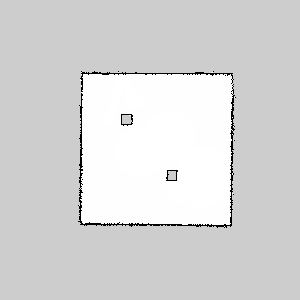
#> input picture map.png, 300 x 300 px
$ python convex.py
#> lines starting #> are read from the running program, lines starting #| are printed output that depends on the picture; after the words box and inside, x2 and y2 are one past the last pixel; in counts of white or black regions, pixels touching at a corner belong together
import cv2
import numpy as np
import random
src = cv2.imread("map.png")
#> src is the input picture: shape (300, 300, 3); min 0, max 255, mean 214.5

gray = cv2.cvtColor(src, cv2.COLOR_RGB2GRAY)

contours, hierarchy = cv2.findContours(
    gray, cv2.RETR_LIST, cv2.CHAIN_APPROX_NONE)
#> contours = 38 contours, 30 with area under 20; largest, box (x1, y1, x2, y2) and area: (0, 0, 300, 300) 89401, (77, 129, 235, 229) 800, (79, 70, 234, 93) 431, (78, 92, 84, 189) 266, (165, 169, 178, 182) 134, (230, 94, 236, 132) 112, (120, 113, 134, 127) 85, (168, 171, 176, 180) 55

contours = contours[:-1]
#> contours = 37 contours, 30 with area under 20; largest, box (x1, y1, x2, y2) and area: (77, 129, 235, 229) 800, (79, 70, 234, 93) 431, (78, 92, 84, 189) 266, (165, 169, 178, 182) 134, (230, 94, 236, 132) 112, (120, 113, 134, 127) 85, (168, 171, 176, 180) 55
print(len(contours))
#| 37

contour_list = []
for j in range(len(contours)):
    tmp = []
    cnt = 0
    center = (0, 0)
    for i in range(len(contours[j])):

        a = np.array(contours[j][i][0])
        a = a.tolist()
        tmp.append(tuple(a))

    contour_list.append(tmp)
    print("contour list\n", tmp)
    print("center\n", center)
#> this loop made 37 passes
#> (printed output is left out)
#> after the loop, contour_list = 37 items

print(contour_list[0])
print(contour_list[1])

obj = []
obj.append(tmp)
for i in contours:
    color = (random.randint(0, 256), random.randint(
        0, 256), random.randint(0, 256))
    img = cv2.drawContours(src, [i], -1, color, 0)
    cnt += 1
#> this loop made 37 passes
#> (i, color) on passes 1, 2, 3, 4, 5, 6, 7, 8, 12, 14: ([[223, 227], [224, 226], [225, 227], [224, 228]], (197, 215, 20)), ([[118, 222], [119, 221], [120, 222], [119, 223]], (132, 248, 207)), ([[77, 205], [78, 204], [79, 205], [78, 206]], (155, 244, 183)), ([[232, 194], [233, 193], [234, 194], [233, 195]], (111, 71, 144)), ([[80, 188], [81, 187], [82, 188], [81, 189]], (71, 48, 128)), ([[78, 188], [79, 187], [80, 188], [79, 189]], (75, 158, 50)), ([[81, 184], [82, 183], [83, 184], [82, 185]], (37, 169, 241)), ([[81, 179], [82, 178], [83, 179], [82, 180]], (51, 181, 222)), ([[233, 140], [234, 139], [235, 140], [234, 141]], (0, 252, 170)), ([[233, 126], [234, 125], [235, 126], [234, 127]], (97, 113, 122))
#> color on passes 9, 10, 11, 13, 16, 19: (161, 104, 244), (226, 133, 31), (7, 47, 204), (124, 166, 32), (41, 163, 250), (147, 227, 46)
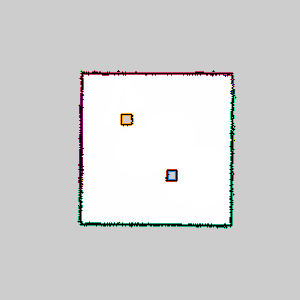
#> src: shape (300, 300, 3); 1.56% of pixels changed, all inside (x1, y1, x2, y2) = (77, 70, 237, 229)
#> after the loop, cnt = 37

cv2.imshow("src", img)
cv2.waitKey(0)
cv2.destroyAllWindows()

$ run again, with pic.png copied over map.png
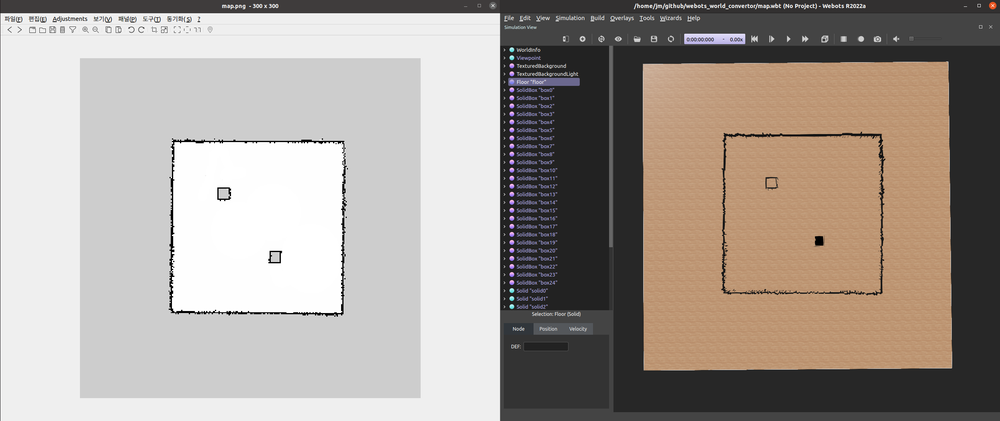
#> input picture pic.png, 1000 x 421 px, shrunk from 2489 x 1049 before the run
#> src is the input picture: shape (421, 1000, 3); mean B, G, R 150.3, 157.3, 165.9
#> `gray = cv2.cvtColor(src, cv2.COLOR_RGB2GRAY)`:
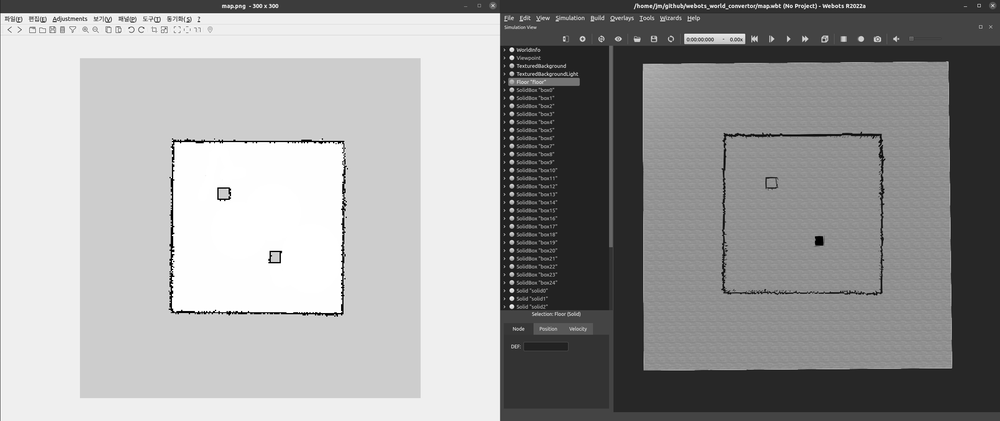
#> gray: shape (421, 1000); min 0, max 255, mean 156.2
#> `contours, hierarchy = cv2.findContours( gray, cv2.RETR_LIST, cv2.CHAIN..`: contours = 157 contours, 154 with area under 20; largest, box (x1, y1, x2, y2) and area: (0, 0, 1000, 421) 419580, (170, 209, 174, 221) 28, (170, 235, 174, 247) 26
#> `contours = contours[:-1]`: contours = 156 contours, 154 with area under 20; largest, box (x1, y1, x2, y2) and area: (170, 209, 174, 221) 28, (170, 235, 174, 247) 26
#| 156
#> the loop `for j in range(len(contours)):` made 156 passes
#> (printed output is left out)
#> after the loop `for j in range(len(contours)):`: contour_list = 156 items
#> the loop `for i in contours:` made 156 passes
#> (i, color) on passes 1, 3, 7: ([[335, 314], [336, 313], [337, 314], [336, 315]], (197, 215, 20)), ([[321, 314], [322, 313], [323, 314], [322, 315]], (155, 244, 183)), ([[319, 313], [320, 312], [321, 313], [320, 314]], (37, 169, 241))
#> after the loop `for i in contours:`:
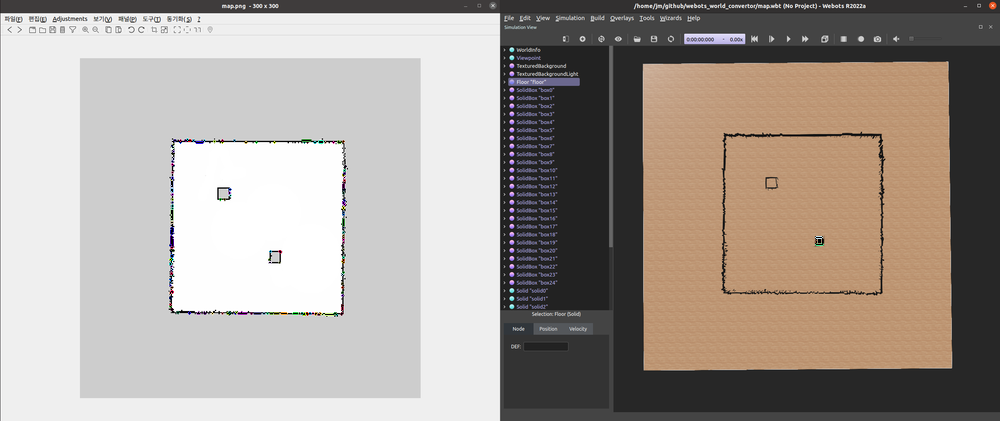
#> src: shape (421, 1000, 3); 0.21% of pixels changed, all inside (x1, y1, x2, y2) = (169, 138, 824, 316)
#> after the loop `for i in contours:`: cnt = 156
